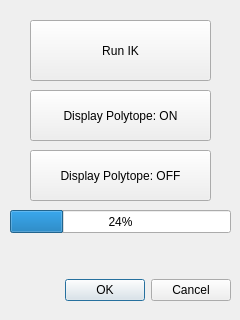
<?xml version="1.0" encoding="UTF-8"?>
<ui version="4.0">
 <class>Dialog</class>
 <widget class="QDialog" name="Dialog">
  <property name="geometry">
   <rect>
    <x>0</x>
    <y>0</y>
    <width>240</width>
    <height>320</height>
   </rect>
  </property>
  <property name="windowTitle">
   <string>Dialog</string>
  </property>
  <widget class="QDialogButtonBox" name="buttonBox">
   <property name="geometry">
    <rect>
     <x>10</x>
     <y>270</y>
     <width>221</width>
     <height>41</height>
    </rect>
   </property>
   <property name="orientation">
    <enum>Qt::Horizontal</enum>
   </property>
   <property name="standardButtons">
    <set>QDialogButtonBox::Cancel|QDialogButtonBox::Ok</set>
   </property>
  </widget>
  <widget class="QPushButton" name="run_ik">
   <property name="geometry">
    <rect>
     <x>30</x>
     <y>20</y>
     <width>181</width>
     <height>61</height>
    </rect>
   </property>
   <property name="text">
    <string>Run IK</string>
   </property>
  </widget>
  <widget class="QPushButton" name="polytope_on">
   <property name="geometry">
    <rect>
     <x>30</x>
     <y>90</y>
     <width>181</width>
     <height>51</height>
    </rect>
   </property>
   <property name="text">
    <string>Display Polytope: ON</string>
   </property>
  </widget>
  <widget class="QProgressBar" name="progressBar">
   <property name="geometry">
    <rect>
     <x>10</x>
     <y>210</y>
     <width>221</width>
     <height>23</height>
    </rect>
   </property>
   <property name="value">
    <number>24</number>
   </property>
  </widget>
  <widget class="QPushButton" name="polytope_off">
   <property name="geometry">
    <rect>
     <x>30</x>
     <y>150</y>
     <width>181</width>
     <height>51</height>
    </rect>
   </property>
   <property name="text">
    <string>Display Polytope: OFF</string>
   </property>
  </widget>
 </widget>
 <resources/>
 <connections>
  <connection>
   <sender>buttonBox</sender>
   <signal>accepted()</signal>
   <receiver>Dialog</receiver>
   <slot>accept()</slot>
   <hints>
    <hint type="sourcelabel">
     <x>248</x>
     <y>254</y>
    </hint>
    <hint type="destinationlabel">
     <x>157</x>
     <y>274</y>
    </hint>
   </hints>
  </connection>
  <connection>
   <sender>buttonBox</sender>
   <signal>rejected()</signal>
   <receiver>Dialog</receiver>
   <slot>reject()</slot>
   <hints>
    <hint type="sourcelabel">
     <x>316</x>
     <y>260</y>
    </hint>
    <hint type="destinationlabel">
     <x>286</x>
     <y>274</y>
    </hint>
   </hints>
  </connection>
 </connections>
</ui>
